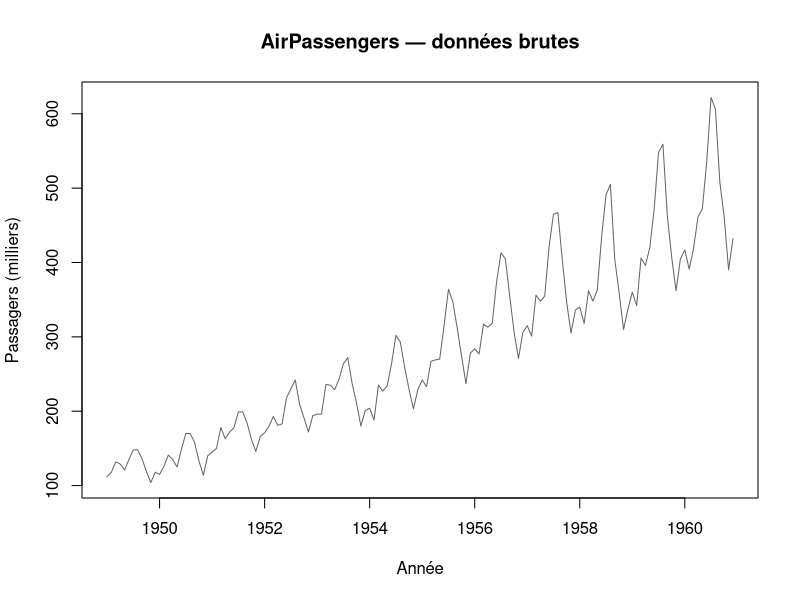
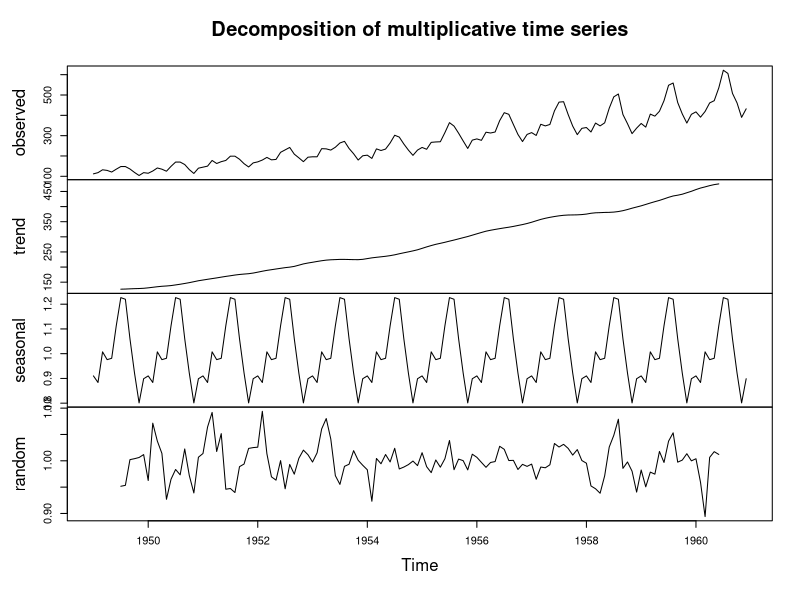
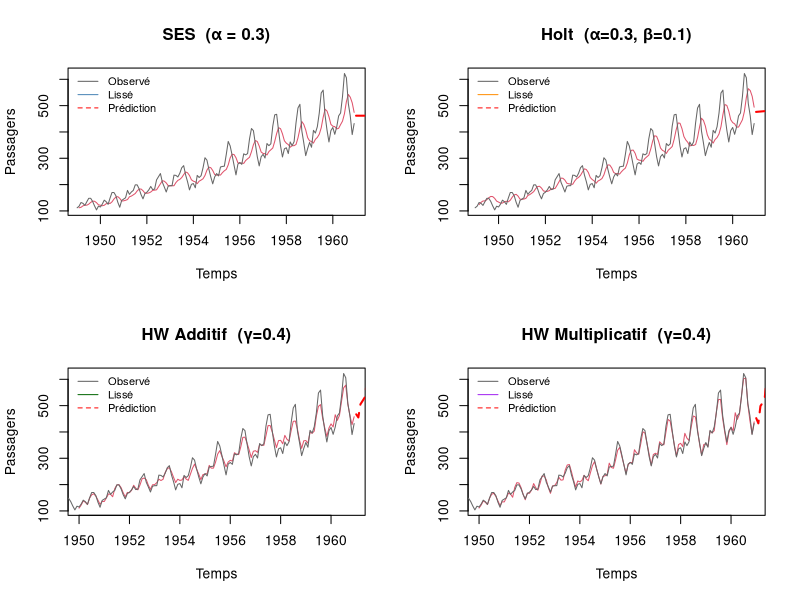
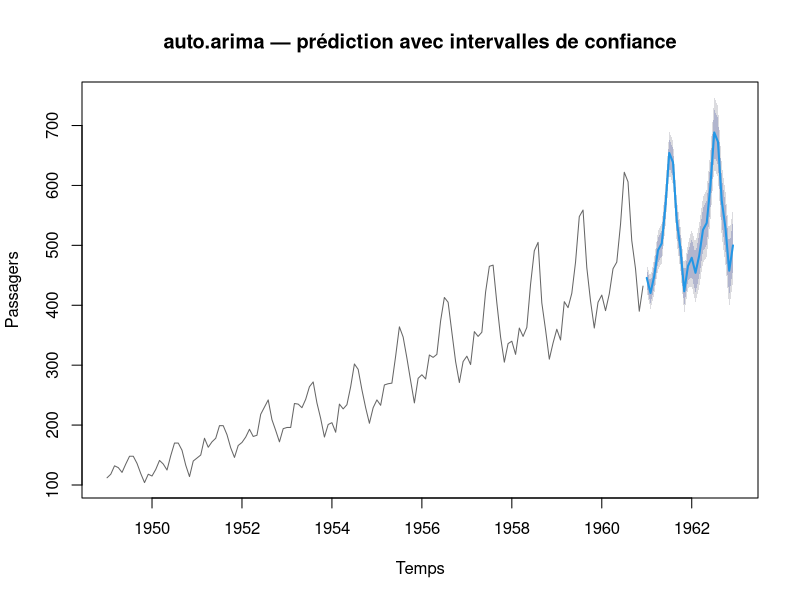
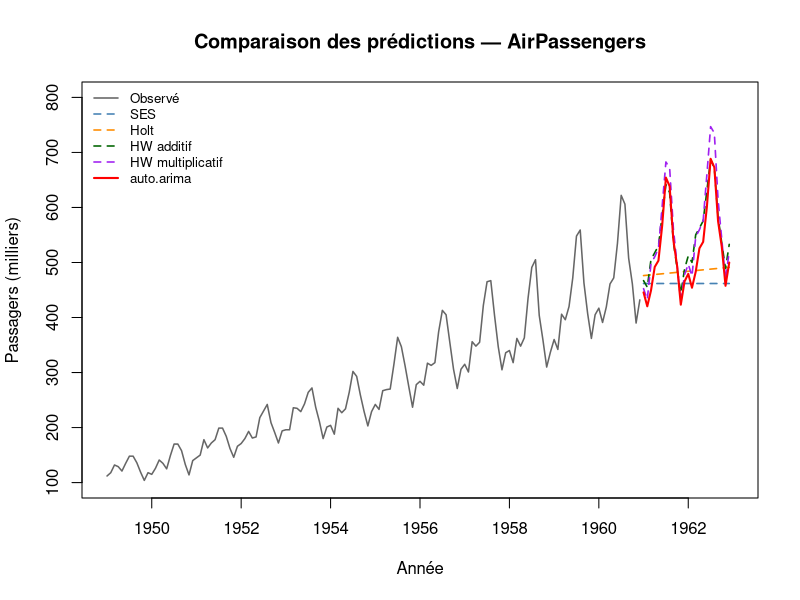

The R source for these figures, in order:
# ══════════════════════════════════════════════════════════
#  AIRPASSENGERS — LISSAGES SUCCESSIFS + PRÉDICTIONS
# ══════════════════════════════════════════════════════════

library(forecast)

# ── 1. Chargement correct ──────────────────────────────────
data(AirPassengers)          # charge dans l'environnement global
x <- AirPassengers           # AirPassengers est DÉJÀ un objet ts

# Vérifications
class(x)                     # "ts"
frequency(x)                 # 12  (mensuel)
start(x)                     # 1949  1
end(x)                       # 1960 12
summary(x)
plot(x,
     main = "AirPassengers — données brutes",
     col  = "gray40", ylab = "Passagers (milliers)", xlab = "Année")


# ── 2. Décomposition (tendance + saisonnalité + résidu) ──
dec <- decompose(x, type = "multiplicative")  # multiplicatif car variance croissante
plot(dec)


# ══════════════════════════════════════════════════════════
#  PARAMÈTRES GLOBAUX
# ══════════════════════════════════════════════════════════

h     <- 24   # horizon = 24 mois (2 ans)
alpha <- 0.3
beta  <- 0.1
gamma <- 0.4

par(mfrow = c(2, 2))


# ══════════════════════════════════════════════════════════
#  1. LISSAGE EXPONENTIEL SIMPLE (SES)
# ══════════════════════════════════════════════════════════

lisse_ses  <- HoltWinters(x, alpha = alpha,
                          beta  = FALSE,
                          gamma = FALSE)
pred_ses   <- predict(lisse_ses, n.ahead = h)

plot(lisse_ses,
     main = paste0("SES  (α = ", alpha, ")"),
     col  = c("gray40", "steelblue"),
     xlab = "Temps", ylab = "Passagers")
lines(pred_ses, col = "red", lty = 2, lwd = 2)
legend("topleft",
       legend = c("Observé","Lissé","Prédiction"),
       col = c("gray40","steelblue","red"),
       lty = c(1,1,2), bty = "n", cex = 0.8)


# ══════════════════════════════════════════════════════════
#  2. LISSAGE DE HOLT (tendance, sans saisonnalité)
# ══════════════════════════════════════════════════════════

lisse_holt <- HoltWinters(x, alpha = alpha,
                          beta  = beta,
                          gamma = FALSE)
pred_holt  <- predict(lisse_holt, n.ahead = h)

plot(lisse_holt,
     main = paste0("Holt  (α=", alpha, ", β=", beta, ")"),
     col  = c("gray40","darkorange"),
     xlab = "Temps", ylab = "Passagers")
lines(pred_holt, col = "red", lty = 2, lwd = 2)
legend("topleft",
       legend = c("Observé","Lissé","Prédiction"),
       col = c("gray40","darkorange","red"),
       lty = c(1,1,2), bty = "n", cex = 0.8)


# ══════════════════════════════════════════════════════════
#  3. HOLT-WINTERS ADDITIF
# ══════════════════════════════════════════════════════════

lisse_add  <- HoltWinters(x, alpha = alpha,
                          beta  = beta,
                          gamma = gamma,
                          seasonal = "additive")
pred_add   <- predict(lisse_add, n.ahead = h)

plot(lisse_add,
     main = paste0("HW Additif  (γ=", gamma, ")"),
     col  = c("gray40","darkgreen"),
     xlab = "Temps", ylab = "Passagers")
lines(pred_add, col = "red", lty = 2, lwd = 2)
legend("topleft",
       legend = c("Observé","Lissé","Prédiction"),
       col = c("gray40","darkgreen","red"),
       lty = c(1,1,2), bty = "n", cex = 0.8)


# ══════════════════════════════════════════════════════════
#  4. HOLT-WINTERS MULTIPLICATIF  ← recommandé ici !
# ══════════════════════════════════════════════════════════

lisse_mul  <- HoltWinters(x, alpha = alpha,
                          beta  = beta,
                          gamma = gamma,
                          seasonal = "multiplicative")
pred_mul   <- predict(lisse_mul, n.ahead = h)

plot(lisse_mul,
     main = paste0("HW Multiplicatif  (γ=", gamma, ")"),
     col  = c("gray40","purple"),
     xlab = "Temps", ylab = "Passagers")
lines(pred_mul, col = "red", lty = 2, lwd = 2)
legend("topleft",
       legend = c("Observé","Lissé","Prédiction"),
       col = c("gray40","purple","red"),
       lty = c(1,1,2), bty = "n", cex = 0.8)

par(mfrow = c(1,1))


# ══════════════════════════════════════════════════════════
#  5. AUTO.ARIMA — modèle de référence
# ══════════════════════════════════════════════════════════

modele_auto <- auto.arima(x)
summary(modele_auto)         # souvent ARIMA(0,1,1)(0,1,1)[12]
pred_auto   <- forecast(modele_auto, h = h)

plot(pred_auto,
     main = "auto.arima — prédiction avec intervalles de confiance",
     col  = "gray40", xlab = "Temps", ylab = "Passagers")


# ══════════════════════════════════════════════════════════
#  6. COMPARAISON GRAPHIQUE SUPERPOSÉE
# ══════════════════════════════════════════════════════════

plot(x,
     xlim = c(1949, 1963), ylim = c(100, 800),
     main = "Comparaison des prédictions — AirPassengers",
     col  = "gray40", lwd = 1.5,
     xlab = "Année", ylab = "Passagers (milliers)")

lines(pred_ses,       col = "steelblue",  lty = 2, lwd = 1.6)
lines(pred_holt,      col = "darkorange", lty = 2, lwd = 1.6)
lines(pred_add,       col = "darkgreen",  lty = 2, lwd = 1.6)
lines(pred_mul,       col = "purple",     lty = 2, lwd = 1.6)
lines(pred_auto$mean, col = "red",        lty = 1, lwd = 2.0)

legend("topleft",
       legend = c("Observé","SES","Holt",
                  "HW additif","HW multiplicatif","auto.arima"),
       col    = c("gray40","steelblue","darkorange",
                  "darkgreen","purple","red"),
       lty    = c(1,2,2,2,2,1),
       lwd    = c(1.5,1.6,1.6,1.6,1.6,2.0),
       bty    = "n", cex = 0.8)


# ══════════════════════════════════════════════════════════
#  7. TABLEAU DE COMPARAISON DES SSE
# ══════════════════════════════════════════════════════════

sse <- data.frame(
  Modele = c("SES","Holt","HW additif","HW multiplicatif"),
  SSE    = round(c(lisse_ses$SSE, lisse_holt$SSE,
                   lisse_add$SSE, lisse_mul$SSE), 2)
)
print(sse[order(sse$SSE), ])
